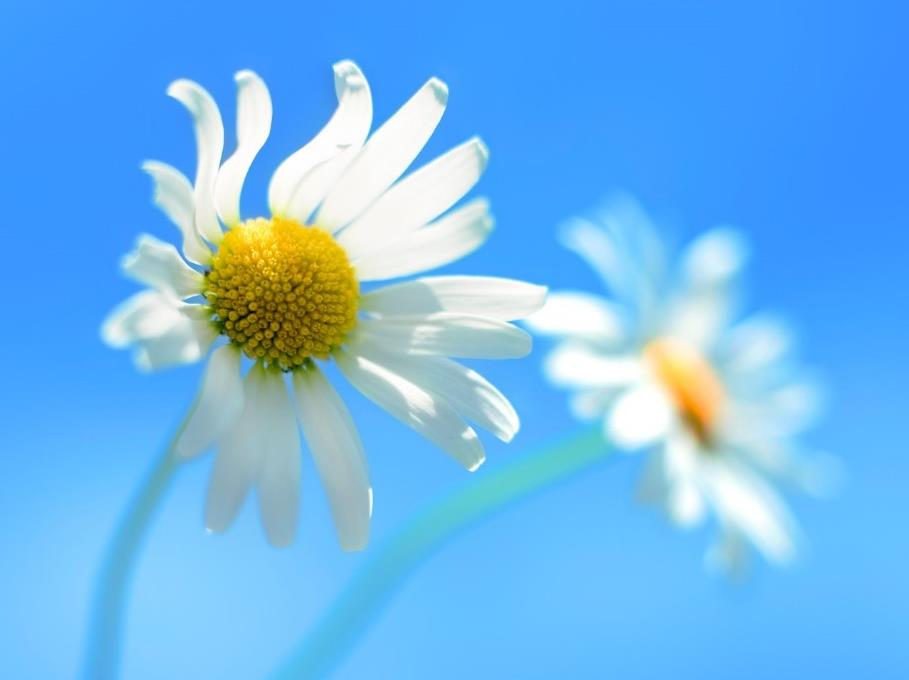
#> input picture imgs/4.jpg, 909 x 680 px
$ python demo1.py
#> lines starting #> are read from the running program, lines starting #| are printed output that depends on the picture
# 彩色图片直方图
import cv2
import numpy as np
def ImageHist(image,type):
    color = (255,255,255)
    windowName = 'Gray'
    if type == 31:
        color = (255,0,0)
        windowName = 'B Hist'
    elif type == 32:
        color = (0,255,0)
        windowName = 'G Hist'
    elif type == 33:
        color = (0,0,255)
        windowName = 'R Hist'
    # 1 image 2 [0] 3 mask None 4 256 5 0-255
    hist = cv2.calcHist([image],[0],None,[256],[0.0,255.0])
    minV,maxV,minL,maxL = cv2.minMaxLoc(hist)
    histImg = np.zeros([256,256,3],np.uint8)
    for h in range(256):
        intenNormal = int(hist[h]*256/maxV)
        cv2.line(histImg,(h,256),(h,256-intenNormal),color)
    cv2.imshow(windowName,histImg)
    return histImg
img = cv2.imread('../imgs/4.jpg',1)
#> img is the input picture: shape (680, 909, 3); mean B, G, R 237, 182.6, 111.4
channels = cv2.split(img)# RGB - R G B
for i in range(0,3):
    ImageHist(channels[i],31+i)
#> this loop made 3 passes
#> (maxV in ImageHist, minL in ImageHist, maxL in ImageHist) on passes 1 to 3: (123420, (0, 255), (0, 254)), (29796, (0, 1), (0, 149)), (51122, (0, 0), (0, 58))
#> pass 1, in ImageHist, `cv2.imshow(windowName,histImg)`:
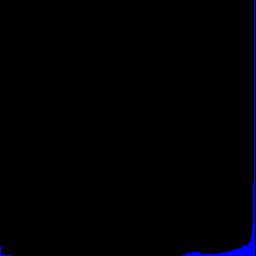
#> window 'B Hist': shape (256, 256, 3); mean B, G, R 2.8, 0, 0
#> pass 2, in ImageHist (call 2), `cv2.imshow(windowName,histImg)`:
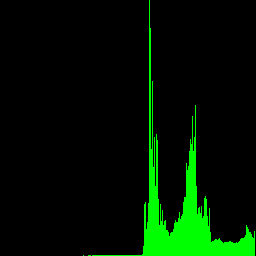
#> window 'G Hist': shape (256, 256, 3); mean B, G, R 0, 20.1, 0
cv2.waitKey(0)

$ run again, with imgs/1.jpg copied over imgs/4.jpg
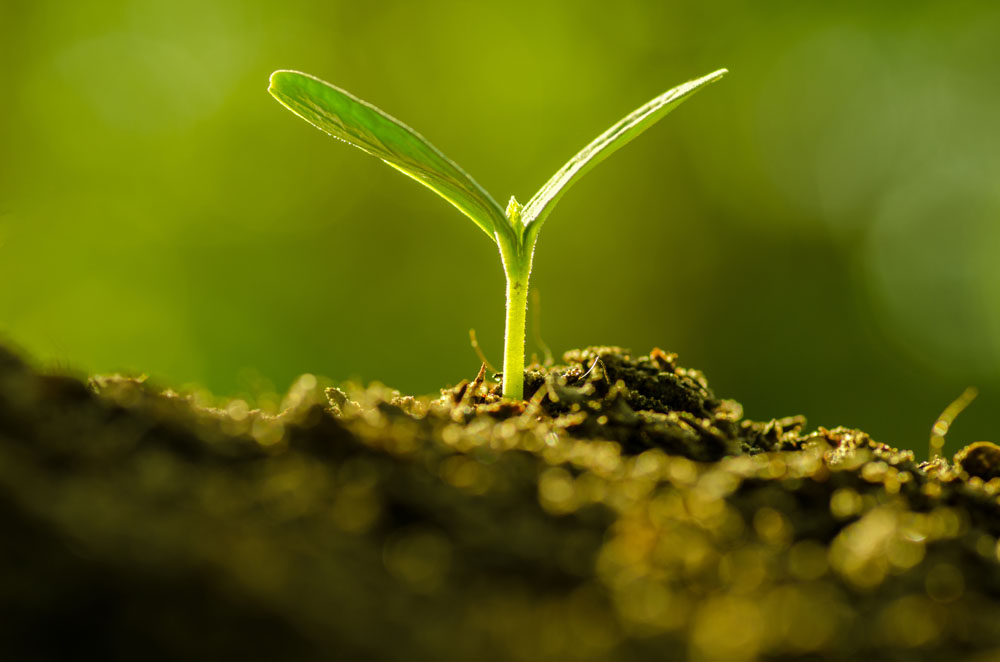
#> input picture imgs/1.jpg, 1000 x 662 px
#> img is the input picture: shape (662, 1000, 3); mean B, G, R 9.3, 100, 93.7
#> the loop `for i in range(0,3):` made 3 passes
#> (maxV in ImageHist, minL in ImageHist, maxL in ImageHist) on passes 1 to 3: (123104, (0, 245), (0, 1)), (7614, (0, 255), (0, 150)), (10066, (0, 255), (0, 130))
#> pass 1, in ImageHist, `cv2.imshow(windowName,histImg)`:
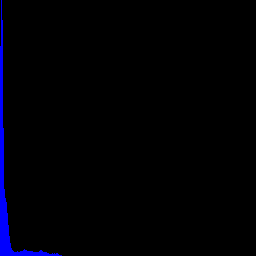
#> window 'B Hist': shape (256, 256, 3); mean B, G, R 5.2, 0, 0
#> pass 2, in ImageHist (call 2), `cv2.imshow(windowName,histImg)`:
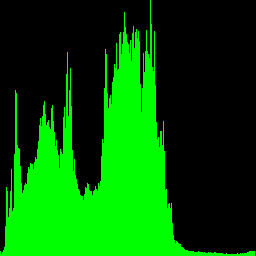
#> window 'G Hist': shape (256, 256, 3); mean B, G, R 0, 86, 0
